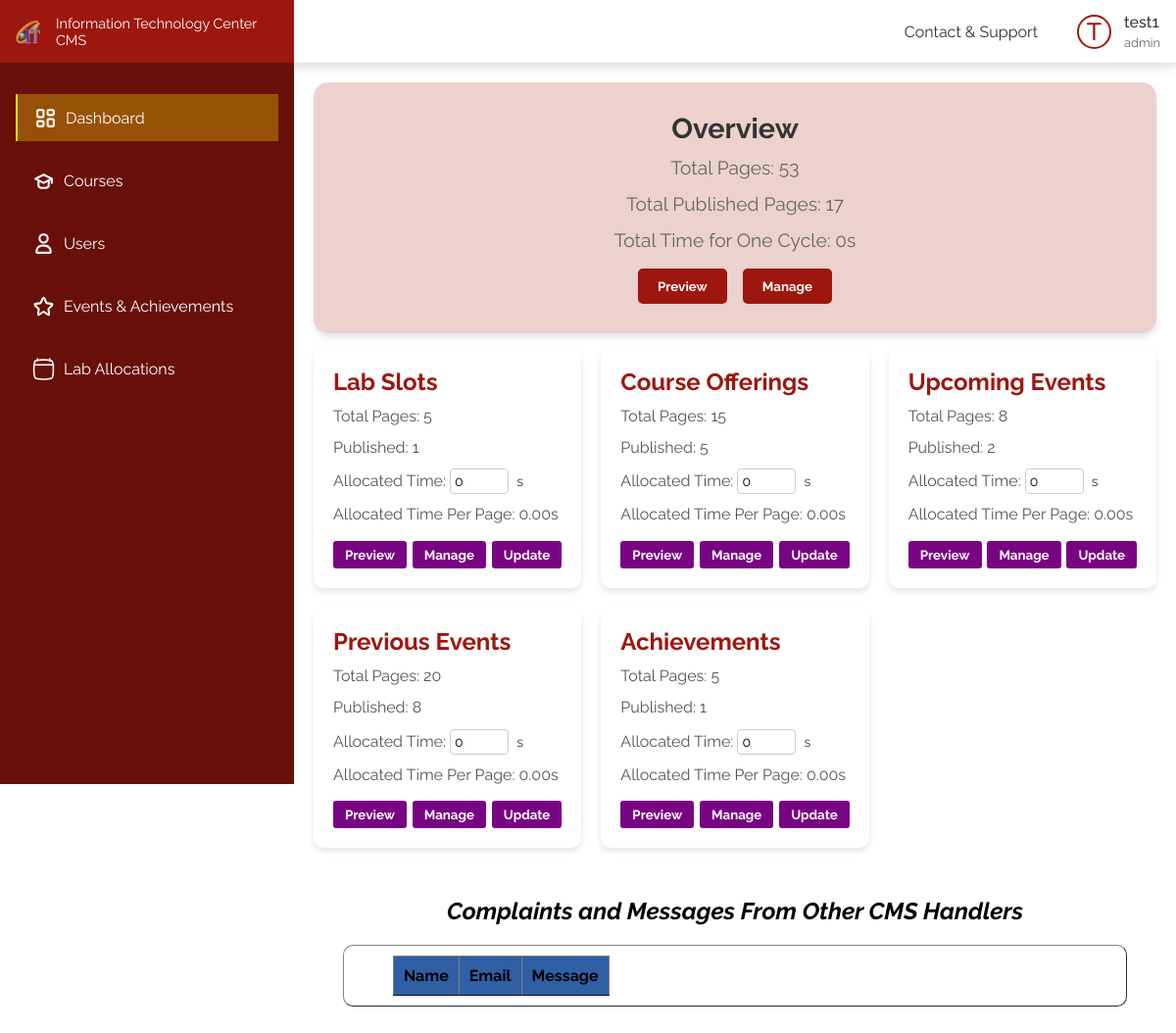
Before: / (signed in) with the older database file.
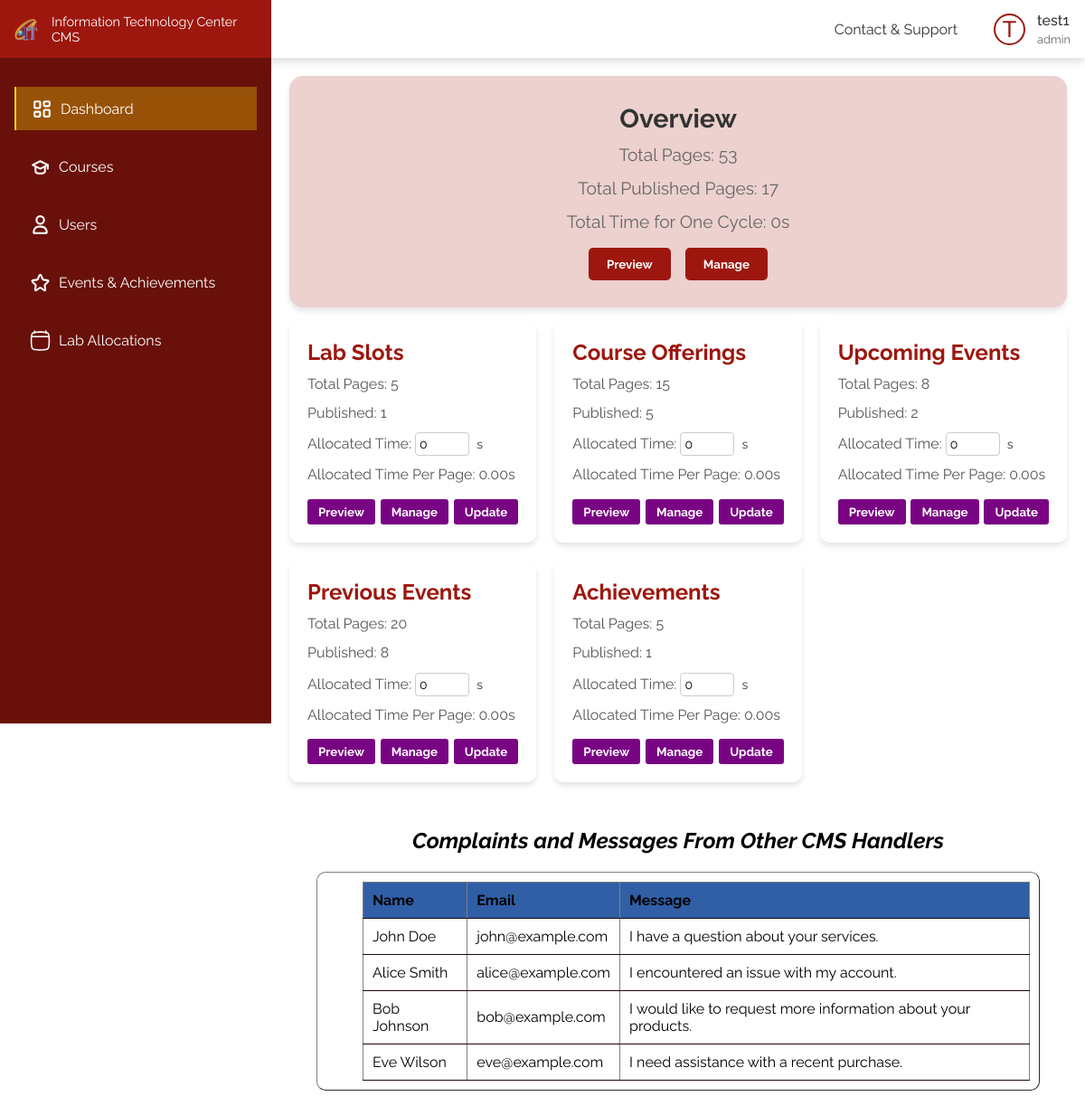
After: the same page with the newer database file.
### tables this page shows
CREATE TABLE IF NOT EXISTS `user` (
  `u_id` int(10) UNSIGNED NOT NULL AUTO_INCREMENT,
  `user_name` varchar(50) NOT NULL,
  `email` varchar(100) NOT NULL,
  `password` varchar(255) NOT NULL,
  `contact` varchar(20) NOT NULL,
  `clearense` varchar(20) NOT NULL,
  PRIMARY KEY (`u_id`)
);

CREATE TABLE IF NOT EXISTS `dashboard` (
  `feature` varchar(100) NOT NULL,
  `total_pages` int(11) DEFAULT 0,
  `published_pages` int(11) DEFAULT 0,
  `total_time` int(11) DEFAULT 0,
  PRIMARY KEY (`feature`)
);

CREATE TABLE IF NOT EXISTS `contactsupport` (
  `id` int(10) UNSIGNED NOT NULL AUTO_INCREMENT,
  `name` varchar(100) DEFAULT NULL,
  `email` varchar(100) DEFAULT NULL,
  `message` text DEFAULT NULL,
  PRIMARY KEY (`id`)
);

### index.php (the view, shortened to what this page needs)
<?php
include_once("./config.php");
include_once(APP_ROOT . "/includes/header.php");
function fetchDashboardData($conn) {
    $dashboardData = array();
    $result = $conn->query("SELECT * FROM `dashboard`");
    while ($row = $result->fetch_assoc()) {
        $dashboardData[$row['feature']] = $row;
    }
    return $dashboardData;
}
$dashboardData = fetchDashboardData($conn);
$totalPages = 0;
$totalPublished = 0;
$totalTime = 0;
foreach ($dashboardData as $feature => $data) {
    if ($feature === 'total') {
        continue;
    }
    if ($data['published_pages'] > 0) {
        $allocatedTimePerPage = number_format($data['total_time'] / $data['published_pages'], 2) . 's';
    } else {
        $allocatedTimePerPage = 'N/A';
    }
    $totalPages += $data['total_pages'];
    $totalPublished += $data['published_pages'];
    $totalTime += $data['total_time'];
}
?>
<!DOCTYPE html>
<html lang="en">
<head>
    <link rel="stylesheet" href="./css/dashboard.css">
</head>
<body>
    <div class="flex-box">
        <div class="left">
            <?php
            include_once(APP_ROOT . "/includes/sidebar.php");
            sidebar(0);
            ?>
        </div>
        <div class="right">
            <?php
            include_once(APP_ROOT . "/includes/header.php");
            ?>
            <div class="dashboard-content">
                <div class="widget elegant-widget" id="overview-widget">
                    <h2 class="widget-title">Overview</h2>
                    <p class="widget-info" id="total-pages">Total Pages: <?php echo $totalPages; ?></p>
                    <p class="widget-info" id="total-published-pages">Total Published Pages: <?php echo $totalPublished; ?></p>
                    <p class="widget-info" id="total-time-for-cycle">Total Time for One Cycle: <?php echo $totalTime; ?>s</p>
                    <div class="widget-buttons">
                        <button class="preview-button">Preview</button>
                        <button class="manage-button">Manage</button>
                    </div>
                </div>
                <div class="dashboard-widgets">
                    <?php
                    foreach ($dashboardData as $feature => $data) {
                        if ($feature === 'total') {
                            continue;
                        }
                        if ($data['published_pages'] > 0) {
                            $allocatedTimePerPage = number_format($data['total_time'] / $data['published_pages'], 2) . 's';
                        } else {
                            $allocatedTimePerPage = 'N/A';
                        }
                    ?>
                        <div class="widget">
                            <h2 class="widget-title"><?php echo $feature; ?></h2>
                            <p class="widget-info">Total Pages: <?php echo $data['total_pages']; ?></p>
                            <p class="widget-info">Published: <?php echo $data['published_pages']; ?></p>
                            <form method="POST">
                                <p class="widget-info">
                                    Allocated Time:
                                    <input type="number" name="total_time" value="<?php echo $data['total_time']; ?>" class="allocated-time-input">
                                    <span class="time-unit">s</span>
                                </p>
                                <p class="widget-info">Allocated Time Per Page: <?php echo $allocatedTimePerPage; ?></p>
                                <div class="widget-buttons">
                                    <button class="preview-button">Preview</button>
                                    <button class="manage-button">Manage</button>
                                    <button type="submit" class="update-button">Update</button>
                                </div>
                            </form>
                        </div>
                    <?php
                    }
                    ?>
                       </div>
                    </div>
                            <div class="contact-support">
                            <?php
        $query = "SELECT * FROM `contactsupport`";
        $result = mysqli_query($conn, $query);
        if ($result) {
            echo "<h2><i><center>Complaints and Messages From Other CMS Handlers<center></i></h2>
                    <center><table border='1'>
                    <tr>
                        <th>Name</th>
                        <th>Email</th>
                        <th>Message</th>
                    </tr>";
            while ($row = mysqli_fetch_assoc($result)) {
                echo "<tr>";
                echo "<td>" . $row['name'] . "</td>";
                echo "<td>" . $row['email'] . "</td>";
                echo "<td>" . $row['message'] . "</td>";
                echo "</tr>";
            }
            echo "</center></table>";
        } else {
            echo "Error: " . mysqli_error($conn);
        }
                            ?>
                            </div>
    </div>
</body>
</html>

### includes/header_core.php (shortened to what this page needs)
<!DOCTYPE html>
<html lang="en">
<head>
    <link rel="stylesheet" href="/css/styles.css">
</head>
<body>
</body>
</html>

### includes/header.php (shortened to what this page needs)
<?php
include APP_ROOT . "/includes/header_core.php";
if (isset($_SESSION['user_id'])) {
  $user_id = $_SESSION['user_id'];
  $sql = "SELECT user_name, clearense FROM user WHERE u_id = ?";
  $stmt = $conn->prepare($sql);
  $stmt->bind_param("i", $user_id);
  $stmt->execute();
  $result = $stmt->get_result();
  if ($row = $result->fetch_assoc()) {
    $username = $row['user_name'];
    $role = $row['clearense'];
  }
}
?>
<!DOCTYPE html>
<html lang="en">
<head>
  <link rel="stylesheet" href="/css/header.css">
</head>
<body>
  <header>
    <div class="menu">
      <ul>
        <li><a href="/pages/contactNsupport.php">Contact & Support</a></li>
      </ul>
    </div>
    <div class="profile">
      <div class="img"><?php echo isset($username) ? strtoupper(substr($username, 0, 1)) : 'G'; ?></div>
      <h5><?php echo isset($username) ? $username : 'Guest'; ?></h5>
      <p><?php echo isset($role) ? $role : 'Guest'; ?></p>
    </div>
  </header>
</body>
</html>

### includes/sidebar.php (shortened to what this page needs)
<!DOCTYPE html>
<html lang="en">
<head>
    <link rel="stylesheet" href="/css/sidebar.css">
</head>
<body>
    <?php function sidebar(int $index)
    {
    ?>
        <div class="side">
            <div class="logo">
                <img src="/images/ITCenterLogo.svg" alt="IT Center Logo" />
                <span>Information Technology Center CMS</span>
            </div>
            <div class="links">
                <a href="/" class="link <?php echo $index == 0 ? 'active' : '' ?>">
                    <div class="link-main">
                        <img src="/images/darhboard_alt.svg" alt="">
                        <p>Dashboard</p>
                    </div>
                </a>
                <a href="/pages/course.php" class="link <?php echo $index == 1 ? 'active' : '' ?>">
                    <div class="link-main">
                        <img src="/images/Mortarboard.svg" alt="">
                        <p>Courses</p>
                    </div>
                </a>
                <a href="/pages/users.php" class="link <?php echo $index == 2 ? 'active' : '' ?>">
                    <div class="link-main">
                        <img src="/images/User_alt.svg" alt="">
                        <p>Users</p>
                    </div>
                </a>
                <div>
                    <a href="/pages/eventsandachivements.php" class="link <?php echo $index == 3 ? 'active' : '' ?>">
                        <div class="link-main">
                            <img src="/images/Star.svg" alt="">
                            <p>Events & Achievements</p>
                        </div>
                    </a>
                </div>
                <a href="/pages/labslots.php" class="link <?php echo $index == 4 ? 'active' : '' ?>">
                    <div class="link-main">
                        <img src="/images/calendar.svg" alt="">
                        <p>Lab Allocations</p>
                    </div>
                </a>
            </div>
        </div>
    <?php } ?>
</body>
</html>

### css/styles.css (style rules this page uses)
* { margin: 0; padding: 0; box-sizing: border-box; font-family: "Raleway", sans-serif; }
:root { --color-1: #9d170e; --color-2: #f9db08; --color-3: #305fa6; --color-4: #00b007; --color-5: #790483; --color-text-1: #333; --color-text-2: #666; --color-shade-1: #681009; }
a { text-decoration: none; }
.flex-box { display: flex; }
.left { width: 300px; }
.right { width: calc(100% - 300px); padding-top: 4rem; }

### css/header.css (style rules this page uses)
header { color: var(--color-text-1); box-shadow: 0 4px 10px rgba(0, 0, 0, 0.146); position: fixed; left: 0; top: 0; z-index: 10; background-color: white; display: flex; align-items: center; height: 4rem; gap: 0.5rem; width: 100%; padding: 0 1rem; }
.menu { display: flex; align-items: center; margin-left: auto; }
.menu ul { list-style: none; display: flex; gap: 1.2rem; }
.menu ul li { cursor: pointer; position: relative; font-weight: 400; font-size: 1rem; }
.menu ul li a { color: var(--color-text-1); }
.menu ul li:before { content: ""; position: absolute; bottom: -4px; left: 0; width: 0; height: 2px; background-color: transparent; transition: width 0.3s ease-in-out, background-color 0.3s ease-in-out; }
.profile { margin-left: 2rem; display: grid; grid-template-columns: 40px auto; gap: 0.25rem 0.5rem; align-items: center; cursor: pointer; }
.profile h5 { font-weight: 500; font-size: 1rem; }
.profile p { grid-column: 2; font-size: 0.8rem; color: var(--color-text-2); }
.profile .img { display: flex; font-size: 25px; align-items: center; justify-content: center; font-weight: 500; height: 35px; width: 35px; border-radius: 50%; grid-row: 1/3; border: 2px solid var(--color-1); color: var(--color-1); }

### css/dashboard.css (style rules this page uses)
.dashboard-content { padding: 20px; }
.dashboard-widgets { display: grid; grid-template-columns: repeat(3, 1fr); gap: 20px; }
.widget { background-color: white; border-radius: 10px; box-shadow: 0 4px 6px rgba(0, 0, 0, 0.1); padding: 20px; transition: transform 0.2s, box-shadow 0.2s; cursor: pointer; }
.widget h2 { color: #9d170e; font-size: 1.5rem; margin-bottom: 10px; font-weight: bold; }
.widget p { color: #555; font-size: 1rem; margin-bottom: 10px; line-height: 1.4; }
.widget-buttons { display: flex; justify-content: space-between; margin-top: 15px; }
.preview-button, .manage-button, .update-button { background-color: var(--color-5); color: #fff; border: none; padding: 6px 12px; border-radius: 3px; cursor: pointer; font-weight: bold; transition: background-color 0.3s; }
.elegant-widget { background-color: #ECD1CF; border-radius: 15px; box-shadow: 0 4px 6px rgba(0, 0, 0, 0.1); margin-bottom: 15px; padding: 30px; transition: transform 0.2s, box-shadow 0.2s; cursor: pointer; text-align: center; }
.elegant-widget h2 { color: #333; font-size: 1.8rem; margin-bottom: 10px; font-weight: bold; }
.elegant-widget p { color: #666; font-size: 1.2rem; margin-bottom: 10px; line-height: 1.4; }
.elegant-widget .widget-buttons { display: flex; justify-content: center; margin-top: 15px; }
.elegant-widget .preview-button, .elegant-widget .manage-button { background-color: #9d170e; color: #fff; border: none; padding: 10px 20px; border-radius: 5px; cursor: pointer; font-weight: bold; transition: background-color 0.3s; }
.allocated-time-input { width: 60px; padding: 4px; border: 1px solid #ccc; border-radius: 4px; font-size: 14px; }
.time-unit { margin-left: 4px; font-size: 14px; color: #333; }
table { display: flex; padding: 10px; padding-left: 50px; margin: 20px; border-collapse: collapse; border-radius: 10px; }
th, td { padding: 10px; text-align: left; border-bottom: 1px solid #1e0808; }
th { background-color: var(--color-3); }
.contact-support { margin: 30px; border-radius: 10px; }

Changed rows visible on the page:
added contactsupport: name "John Doe", email "john@example.com", message "I have a question about your services."
added contactsupport: name "Alice Smith", email "alice@example.com", message "I encountered an issue with my account."
added contactsupport: name "Bob Johnson", email "bob@example.com", message "I would like to request more information about your products."
added contactsupport: name "Eve Wilson", email "eve@example.com", message "I need assistance with a recent purchase."
